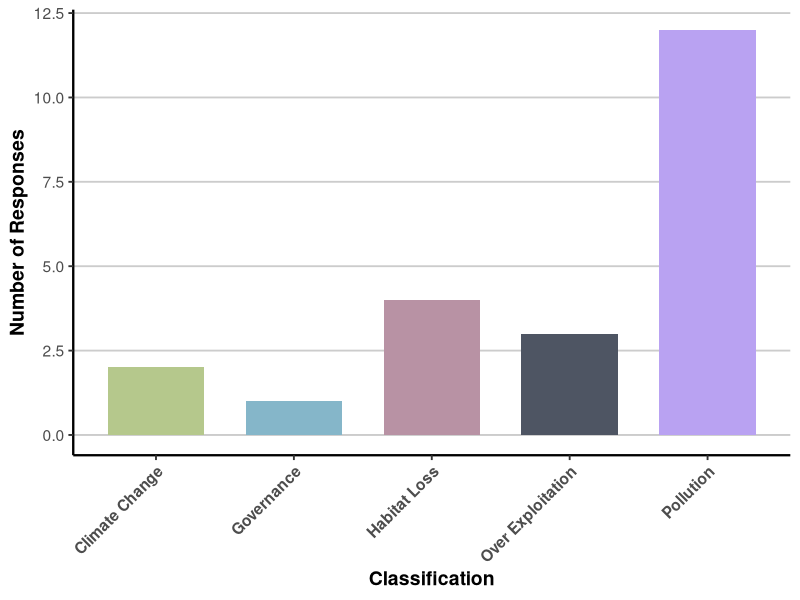

Write R code to recreate this figure.
## reef_week_2025.R

# Load packages ---------------------------
library(ggplot2)
library(readr)
library(dplyr)
library(readxl)

# Load data ---------------------------
data <- read_excel("2025 - Web of Concern - Belize Reef Week.xlsx")

# Define color palette ---------------------------
custom_colors <- c(
  "Biodiversity Loss" = "#58748A",
  "Climate Change"    = "#B5C88C",
  "Governance"        = "#85B6C9",
  "Habitat Loss"      = "#B892A4",
  "Over Exploitation" = "#4E5563",
  "Pollution"         = "#B9A2F2"
)

# Summarize counts by classification ---------------------------
counts <- data %>%
  count(Classification) 

# Create bar plot ---------------------------
plot_bar <- ggplot(counts, aes(x = Classification, y = n, fill = Classification)) +
  geom_bar(stat = "identity", width = 0.7, show.legend = FALSE) +
  scale_fill_manual(values = custom_colors) +
  theme_classic(base_size = 14) +
  theme(
    axis.text.x = element_text(angle = 45, hjust = 1, face = "bold", color = "gray30"),
    axis.title.x = element_text(face = "bold"),
    axis.title.y = element_text(face = "bold"),
    panel.grid.major.y = element_line(color = "gray80"), 
    panel.grid.minor.y = element_blank(),               
    axis.line = element_line(color = "black", linewidth = 0.8) 
  ) +
  labs(
    x = "Classification",
    y = "Number of Responses"
  )
ggsave(filename = "reef_week_2025_plot_bar.png", width = 14, height = 6, plot_bar)
